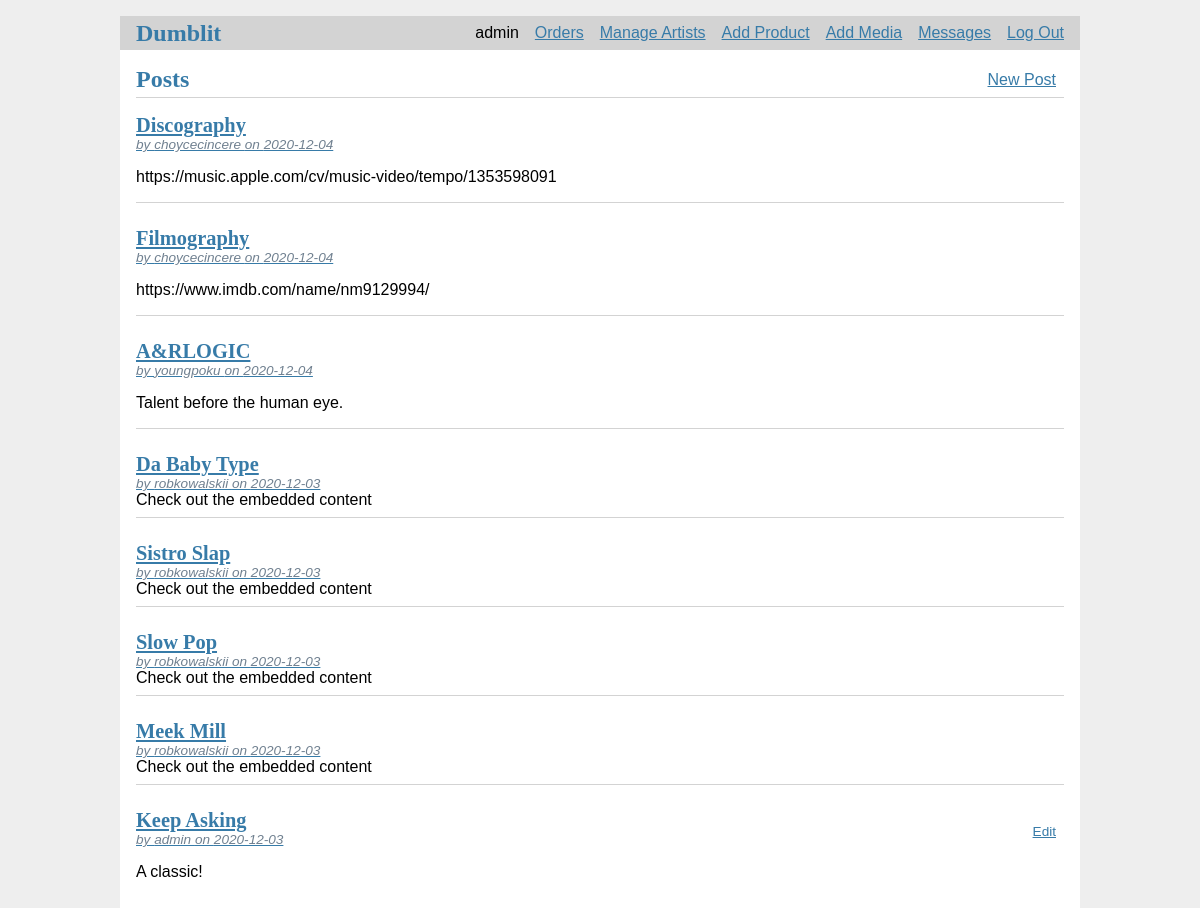
Screenshot of / (signed in) with the database file from the repository.
### tables this page shows
CREATE TABLE user (
  id INTEGER PRIMARY KEY AUTOINCREMENT,
  username TEXT UNIQUE NOT NULL,
  password TEXT NOT NULL
);

CREATE TABLE Post (
  id INTEGER PRIMARY KEY AUTOINCREMENT,
  author_id INTEGER NOT NULL,
  created TIMESTAMP NOT NULL DEFAULT CURRENT_TIMESTAMP,
  title TEXT NOT NULL,
  body TEXT NOT NULL,
  file TEXT NOT NULL,
  FOREIGN KEY (author_id) REFERENCES user (id)
);

### flaskr/blog.py (the view)
@bp.route("/")
def index():
    db = get_db()
    posts = db.execute(
        "SELECT p.id, title, body, created, author_id, username"
        " FROM post p JOIN user u ON p.author_id = u.id"
        " ORDER BY created DESC"
    ).fetchall()
    return render_template("blog/index.html", posts=posts)

### flaskr/auth.py (called while the page is built)
@bp.before_app_request
def load_logged_in_user():
    user_id = session.get("user_id")
    if user_id is None:
        g.user = None
    else:
        g.user = (
            get_db().execute("SELECT * FROM user WHERE id = ?", (user_id,)).fetchone()
        )

### flaskr/db.py (called while the page is built)
def get_db():
    if "db" not in g:
        g.db = sqlite3.connect(
            current_app.config["DATABASE"], detect_types=sqlite3.PARSE_DECLTYPES
        )
        g.db.row_factory = sqlite3.Row
    return g.db

### flaskr/templates/blog/index.html
{% extends 'base.html' %}
{% block header %}
  <h1>{% block title %}Posts{% endblock %}</h1>
  {% if g.user %}
    <a class="action" href="{{ url_for('blog.add', page='Post') }}">New Post</a>
  {% endif %}
{% endblock %}
{% block content %}
  {% for post in posts %}
    <article class="post">
      <header>
        <div>
          <a href="{{url_for('blog.post', id=post['id'])}}">
            <h1>{{ post['title'] }}</h1>
            <div class="about">by {{ post['username'] }} on {{ post['created'].strftime('%Y-%m-%d') }}</div>
          </a>
        </div>
        {% if g.user['id'] == post['author_id'] %}
          <a class="action" href="{{ url_for('blog.update', id=post['id'], page='Post') }}">Edit</a>
        {% endif %}
      </header>
      {% if ("<iframe" in post['body']) %}
        Check out the embedded content
      {% else %}
        <p class="body">{{ post['body'] }}</p>
      {% endif %}
    </article>
    {% if not loop.last %}
      <hr>
    {% endif %}
  {% endfor %}
{% endblock %}

### flaskr/templates/base.html (shortened to what this page needs)
<!doctype html>
<link rel="stylesheet" href="{{ url_for('static', filename='style.css') }}">
<nav>
  <h1><a href="https://www.dumblitinc.com">Dumblit</a></h1>
  <ul>
    {% if g.user['username'] == 'admin' %}
      <li><span>{{ g.user['username'] }}</span>
      <li><a href="{{ url_for('blog.table', page='Profile') }}">Orders</a>
      <li><a href="{{ url_for('blog.table', page='Profile') }}">Manage Artists</a>
      <li><a href="{{ url_for('blog.add', page='Product') }}">Add Product</a>
      <li><a href="{{ url_for('blog.add', page='Post') }}">Add Media</a>
      <li><a href="{{ url_for('blog.inbox') }}">Messages</a>
      <li><a href="{{ url_for('auth.logout') }}">Log Out</a>
    {% else %}
      <li><a href="https://www.dumblitinc.com/shop">Shop</a>
      <li><a href="https://www.dumblitinc.com/music">Records</a>
      <li><a href="https://www.dumblitinc.com/tv">Media</a>
      <li><a href="{{ url_for('blog.artists') }}">Artists</a>
      <li><a href="https://www.dumblitinc.com/contact">Contact</a>
    {% endif %}
  </ul>
</nav>
<section class="content">
  <header>
    {% block header %}{% endblock %}
  </header>
  {% block content %}{% endblock %}
</section>

### flaskr/static/style.css (style rules this page uses)
h1, h2, h3, h4, h5, h6 { font-family: serif; color: #377ba8; margin: 1rem 0; }
a { color: #377ba8; }
hr { border: none; border-top: 1px solid lightgray; }
nav { background: lightgray; display: flex; align-items: center; padding: 0 0.5rem; }
nav h1 { flex: auto; margin: 0; }
nav h1 a { text-decoration: none; padding: 0.25rem 0.5rem; }
nav ul { display: flex; list-style: none; margin: 0; padding: 0; }
nav ul li a, nav ul li span, header .action { display: block; padding: 0.5rem; }
.content { padding: 0 1rem 1rem; }
.content > header { border-bottom: 1px solid lightgray; display: flex; align-items: flex-end; }
.content > header h1 { flex: auto; margin: 1rem 0 0.25rem 0; }
.post > header { display: flex; align-items: flex-end; font-size: 0.85em; }
.post > header > div:first-of-type { flex: auto; }
.post > header h1 { font-size: 1.5em; margin-bottom: 0; }
.post .about { color: slategray; font-style: italic; }
.post .body { white-space: pre-line; }
.content:last-child { margin-bottom: 0; }

### rows the page displays
user: user.username "admin"
Post: title "Discography", username "choycecincere", created "2020-12-04", body "https://music.apple.com/cv/music-video/tempo/1353598091"
Post: title "Filmography", username "choycecincere", created "2020-12-04", body "https://www.imdb.com/name/nm9129994/"
Post: title "A&RLOGIC", username "youngpoku", created "2020-12-04", body "Talent before the human eye."
Post: title "Da Baby Type", username "robkowalskii", created "2020-12-03", shows "Check out the embedded content"
Post: title "Sistro Slap", username "robkowalskii", created "2020-12-03", shows "Check out the embedded content"
Post: title "Slow Pop", username "robkowalskii", created "2020-12-03", shows "Check out the embedded content"
Post: title "Meek Mill", username "robkowalskii", created "2020-12-03", shows "Check out the embedded content"
Post: title "Keep Asking", username "admin", created "2020-12-03", body "A classic!"
